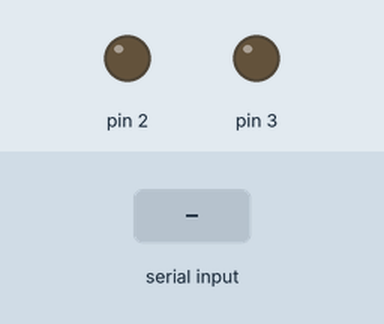
This sketch was run on a simulated Arduino Uno, built with avr-gcc and run on an emulated ATmega328P. Shown: output pins drawn as LEDs (lit = HIGH). Inputs (shaded band) come from the test bench.

Above: at 1.2 s.
1.3 s: "2on" received over Serial
At 3.3 s:
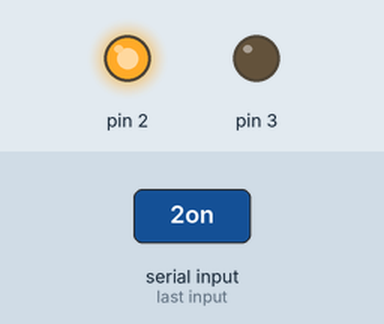
3.8 s: "3on" received over Serial
At 5.9 s:
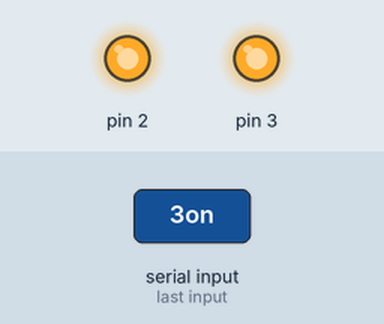
6.3 s: "2off" received over Serial
At 7.8 s:
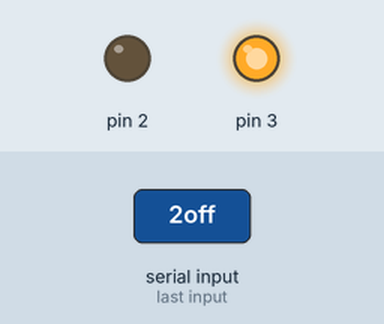
8.8 s: "3off" received over Serial
At 11.0 s:
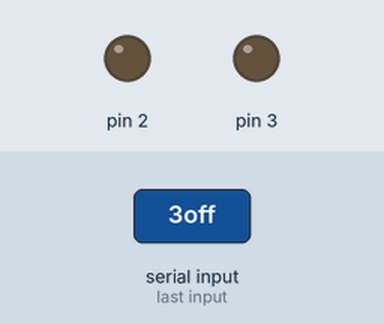
Timing chart, 0 to 12.3 s (numbered marks = the images above; inputs shaded):
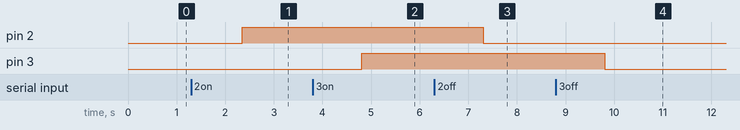

The sketch:

Blink.ino
```cpp
String  msg = "";

// the setup function runs once when you press reset or power the board
void setup() {
  // initialize digital pin LED_BUILTIN as an output.
  pinMode(2, OUTPUT);
  pinMode(3, OUTPUT);

  Serial.begin(9600);
}

// the loop function runs over and over again forever
void loop() {
  if (Serial.available() > 0){
      msg = Serial.readString();
  }

  if (msg == "2on"){
    digitalWrite(2, HIGH);
  }
  else if(msg == "2off"){
    digitalWrite(2, LOW);
  }
  else if (msg == "3on"){
    digitalWrite(3, HIGH);
  }
  else if(msg == "3off"){
    digitalWrite(3, LOW);
  }

  delay(50);
}
```

Measured:
- after the input at 1.3 s, pin 2: LOW → HIGH after 1.1 s
- after the input at 3.8 s, pin 3: LOW → HIGH after 1.0 s
- after the input at 6.3 s, pin 2: HIGH → LOW after 1.0 s
- after the input at 8.8 s, pin 3: HIGH → LOW after 1.0 s
